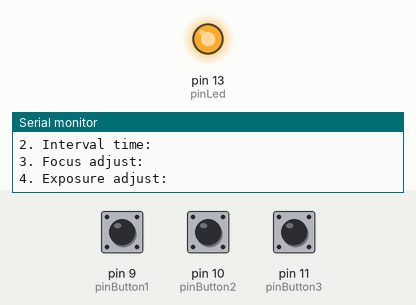
Simulated run of this sketch. Board: Arduino Uno, built with avr-gcc and run on an emulated ATmega328P. On the bench: output pins drawn as LEDs (lit = HIGH), the last lines printed to the serial monitor. Inputs (shaded band) come from the test bench; at power-on: pin 11 (pinButton3) LOW, pin 9 (pinButton1) HIGH, pin 10 (pinButton2) LOW.

Above: at 1.2 s.
1.3 s: pin 11 (pinButton3) pulled HIGH for 0.15 s
3.0 s: pin 11 (pinButton3) pulled HIGH for 1 s
5.5 s: pin 9 (pinButton1) pulled LOW for 3.2 s
At 6.7 s:
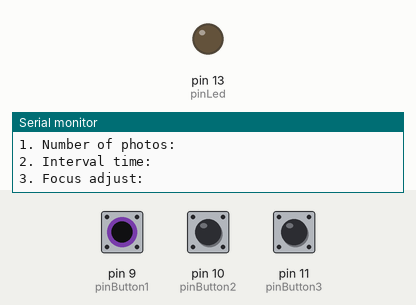
Timing chart, 0 to 10.3 s (numbered marks = the images above; inputs shaded):
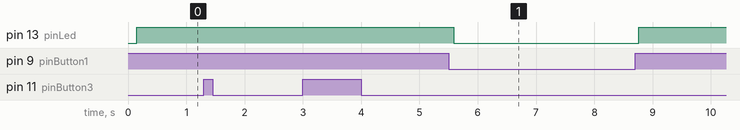

Measured:
- after the input at 5.5 s, pin 13 (pinLed): HIGH → LOW after 0.09 s, → HIGH 3.2 s later

The sketch:

Menu.ino
```cpp
//------------BUTTONS-------------

const int pinButton1 = 9, pinButton2 = 10, pinButton3 = 11;
const int pinLed =  13;

int stateButton1 = 0, stateButton2 = 0, stateButton3 = 0;

/*
int previousStateButton1 = 1;
int previousStateButton2 = 1;
int previousStateButton3 = 1;

int possibleStateButton1 = 0;
int possibleStateButton2 = 0;
int possibleStateButton3 = 0;
*/

boolean buttonPressed = false;
unsigned long timeButtonPressed = 0;
const int precision = 150; // (ms)

//------------MENU----------------

int levelInc = 0, value = 0, level = 0, selectedOption = 0, numOptions = 4;
int levelOption[] = {2,2,2,2}; // number of levels for each menu

//------------PARAMETERS----------

// valueOption = [totalValueOption, valueOptionLevel1, valueOptionLevel2,...]
int valueOption_NumPhotos[] = {0,0};
int valueOption_IntTime[] = {0,0};
int valueOption_Focus[] = {0,0};
int valueOption_Expo[] = {0,0};
// FICAR-HO TOT EN UN VECTOR DE VECTORS? valueOption = [valueOption1, valueOption2, ...]
// --> SWITCH MOLT FACIL, NOMES CAL SUMAR VALUE AMB COORDENADES valueOption[selectedOption][levelOption]

//--------------------------------

void setup() {

  // initialize the LED pin as an output:
  pinMode(pinLed, OUTPUT);
  // initialize the pushbutton pin as an input:
  pinMode(pinButton1, INPUT);
  pinMode(pinButton2, INPUT);
  pinMode(pinButton3, INPUT);

  Serial.begin(9600);
  Serial.println("\ninitializing...");
  printMenu(selectedOption);
  //printMenu(selectedOption,value[selectedOption]);
}

void loop() {

  // read the state of the pushbutton value if has passed enough time:
  if( ( millis() - timeButtonPressed ) > precision ){
    timeButtonPressed = millis();
    stateButton1 = digitalRead(pinButton1);
    stateButton2 = digitalRead(pinButton2);
    stateButton3 = digitalRead(pinButton3);

    // check if the pushbutton is pressed.
    // if it is, the buttonState is HIGH:
    if( buttonPressed == false && stateButton1 == HIGH ) {
      digitalWrite(pinLed, HIGH);
      value = 1;
      buttonPressed == true;  // QUÈ PASSA SI HO ESCRIC CORRECTAMENT???? DEIXARA D'AUMENTAR EL VALOR GRADUALMENT???
    }
    // PUC DEIXAR-HO DE LA FORMA SEGÜENT?
    // if( buttonPressed == false && stateButton1 == HIGH ) val = 1;

    if( buttonPressed == false && stateButton2 == HIGH ) {
      digitalWrite(pinLed, HIGH);
      value = -1;
      buttonPressed == true;
    }

    if( buttonPressed == false && stateButton3 == HIGH ) {
      digitalWrite(pinLed, HIGH);
      levelInc = +1;
      buttonPressed == true;
    }

    // --> pregunta: ENTRA A AQUEST IF???
    if( stateButton1 == LOW && stateButton2 == LOW && stateButton3 == LOW ){
      digitalWrite(pinLed, LOW);
      buttonPressed = false;
    }
  }

  // segons el "menu Seleccionat", level pot prendre mes o menys valors
  // if 'level' has changed, update it
  if( levelInc != 0 ){
    level = (level + levelInc) % levelOption[selectedOption];
    levelInc = 0;
  }

  if( value != 0 ){
    if(level == 0){
      selectedOption = ( selectedOption + numOptions + value ) % numOptions;
      value = 0;
      printMenu(selectedOption);
      //printMenu(selectedOption,value[selectedOption]);
    }else{
      // segons menu i level, canvia els paràmetres adequats
      switch(selectedOption) {
        case 0: // 1. Number of photos:
          valueOption_NumPhotos[level] += value;
          value = 0;
          valueOption_NumPhotos[0] = valueOption_NumPhotos[1];
          Serial.print("\t");
          Serial.println(valueOption_NumPhotos[0]);
          break;
        case 1: // 2. Interval time:
          valueOption_IntTime[level] += value;
          value = 0;
          valueOption_IntTime[0] = valueOption_IntTime[1];
          Serial.print("\t");
          Serial.println(valueOption_IntTime[0]);
          break;
        case 2: // 3. Focus adjust:
          valueOption_Focus[level] += value;
          value = 0;
          valueOption_Focus[0] = valueOption_Focus[1];
          Serial.print("\t");
          Serial.println(valueOption_NumPhotos[0]);
          break;
        case 3: // 4. Exposure adjust:
          valueOption_Expo[level] += value;
          value = 0;
          valueOption_Expo[0] = valueOption_Expo[1];
          Serial.print("\t");
          Serial.println(valueOption_Expo[0]);
          break;
        default:
          Serial.println("Undefined menu!");
          break;
        }
    }


  }
}

void printMenu(int selectedOption){
//void printMenu( int selectedOption, int value ){
  Serial.print("\n");
  switch(selectedOption) {
    case 0:
      Serial.print("1. Number of photos: ");
      break;
    case 1:
      Serial.print("2. Interval time: ");
      break;
    case 2:
      Serial.print("3. Focus adjust: ");
      break;
    case 3:
      Serial.print("4. Exposure adjust: ");
      break;
    default:
      Serial.println("Undefined menu!");
      break;
  }
  //Serial.println(value);
  return;
}
```
